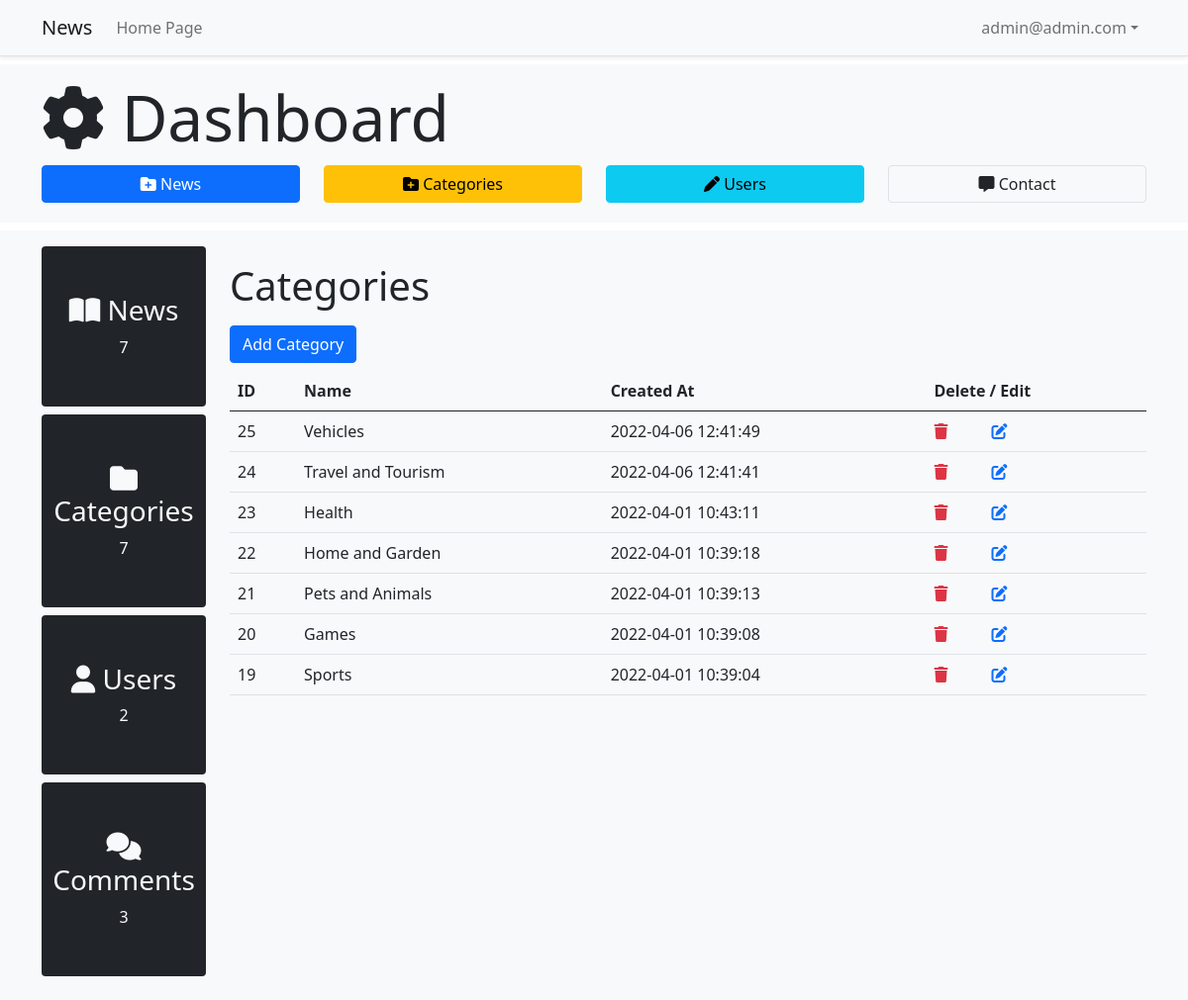
/admin/category.php (signed in), run on the app's committed database.
### tables this page shows
CREATE TABLE `category` (
  `id` int(3) UNSIGNED NOT NULL,
  `name` varchar(255) NOT NULL,
  `time` datetime NOT NULL DEFAULT current_timestamp()
);

### admin/class/database.php (called while the page is built, shortened)
<?php
class Database {
  private $host = "localhost";
  private $user = "root";
  private $pass = "";
  private $name = "news";
  private $stmt;
  private $dbh;
  public function __construct(){
    $dns = "mysql:host=".$this->host.";dbname=".$this->name;
    try{
      $this->dbh = new PDO($dns, $this->user, $this->pass);
    }catch(PDOException $e){
      $this->error = $e->getMessage();
      echo $this->error;
    }
  }
  public function query($sql){
    return $this->stmt = $this->dbh->prepare($sql);
  }
  public function execute(){
    return $this->stmt->execute();
  }
  public function resultSet(){
    $this->execute();
    return $this->stmt->fetchAll(PDO::FETCH_OBJ);
  }
}
 ?>

### admin/class/category.php (called while the page is built, shortened)
<?php
class Category {
  private $db;
  public function __construct(){
    $this->db = new Database();
  }
  public function show(){
    $this->db->query("SELECT * FROM category ORDER BY id DESC");
    $results = $this->db->resultSet();
    return $results;
  }
}
$category = new Category();
 ?>

### admin/category.php (the view, shortened to what this page needs)
<?php require_once "includes/header.php" ?>
<?php require_once "includes/navbar.php" ?>
<?php require_once "includes/adminDashboard.php" ?>
<section class="mt-2 bg-light p-3">
  <div class="container">
    <div class="row">
<?php require_once "includes/leftBar.php" ?>
      <div class="col-lg-10">
        <p class="display-6 my-3">Categories</p>
        <a href="#" class="btn btn-primary mb-2" data-bs-target="#add" data-bs-toggle="modal">Add Category</a>
        <table class="table table-hover">
          <thead>
            <tr>
              <th>ID</th>
              <th>Name</th>
              <th>Created At</th>
              <th>Delete / Edit</th>
            </tr>
          </thead>
          <tbody>
          <?php foreach($category->show() as $category): ?>
            <tr id="<?php echo $category->id ?>">
              <td><?php echo $category->id ?></td>
              <td data-target="name"><?php echo $category->name ?></td>
              <td><?php echo $category->time ?></td>
              <td>
                  <span class="delete me-4" data-id="<?php echo $category->id ?>"><i class="fa-solid fa-trash text-danger me-3"> </i> </span>
                  <span class="editCategory" data-role="editCat" data-id="<?php echo $category->id ?>"><i class="fa-solid fa-pen-to-square text-primary"> </i> </span>
              </td>
            </tr>
          <?php endforeach ?>
          </tbody>
        </table>
      </div>
    </div>
  </div>
</section>

### admin/css/style.css (style rules this page uses)
span { cursor:pointer; }

### data on the page
category: id "25", name "Vehicles", time "2022-04-06 12:41:49"
category: id "24", name "Travel and Tourism", time "2022-04-06 12:41:41"
category: id "23", name "Health", time "2022-04-01 10:43:11"
category: id "22", name "Home and Garden", time "2022-04-01 10:39:18"
category: id "21", name "Pets and Animals", time "2022-04-01 10:39:13"
category: id "20", name "Games", time "2022-04-01 10:39:08"
category: id "19", name "Sports", time "2022-04-01 10:39:04"

### other printed values
$_SESSION['email'] "admin@admin.com"
count($posts->showAll()) "7"
count($category->show()) "7"
count($user->showAll()) "2"
count($comment->showAllComment()) "3"
